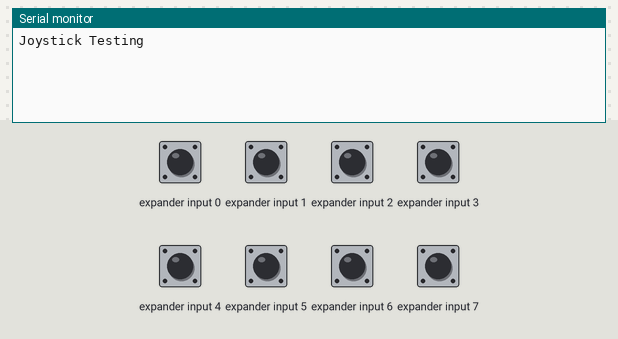
Simulated run of this sketch. Board: Arduino Uno, built with avr-gcc and run on an emulated ATmega328P. On the bench: the last lines printed to the serial monitor. Wiring (inferred from the names in the program): PCF8574 port expander at I2C address 0x20. The inputs (shaded band) are chosen by the test bench; at power-on: expander input 0–7 HIGH.

Above: at 1.2 s.
1.3 s: expander input 0 pulled LOW for 0.15 s
At 2.5 s:
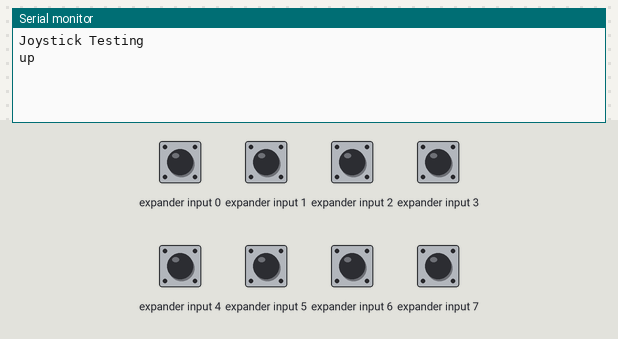
2.9 s: expander input 1 pulled LOW for 0.15 s
At 3.7 s:
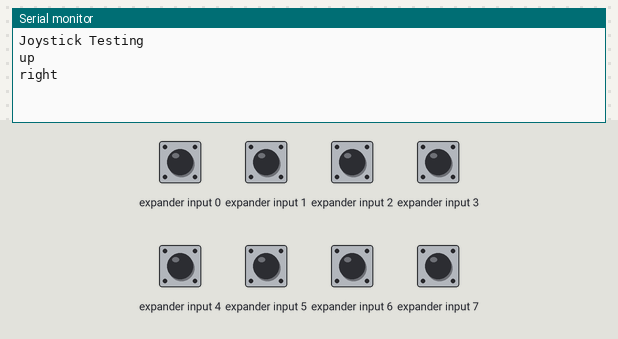
4.5 s: expander input 2 pulled LOW for 0.15 s
At 5.0 s:
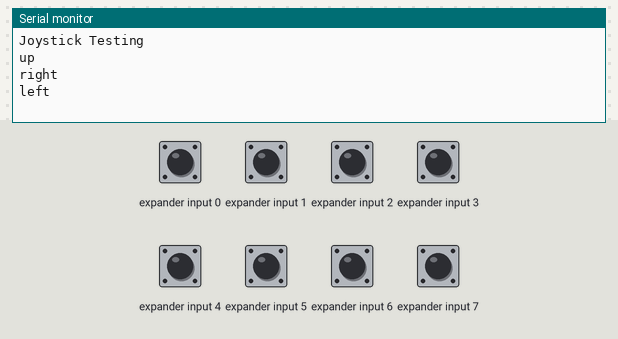
6.1 s: expander input 3 pulled LOW for 0.15 s
At 7.3 s:
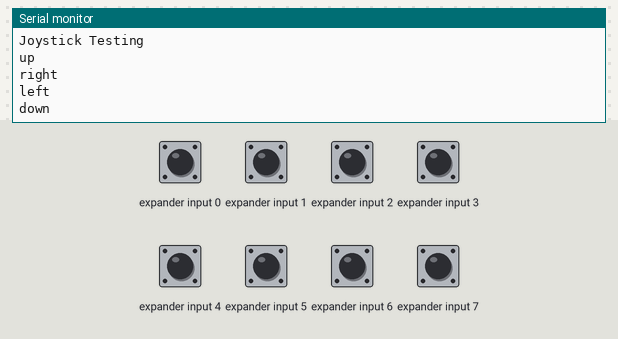
7.7 s: expander input 4 pulled LOW for 0.15 s
At 8.6 s:
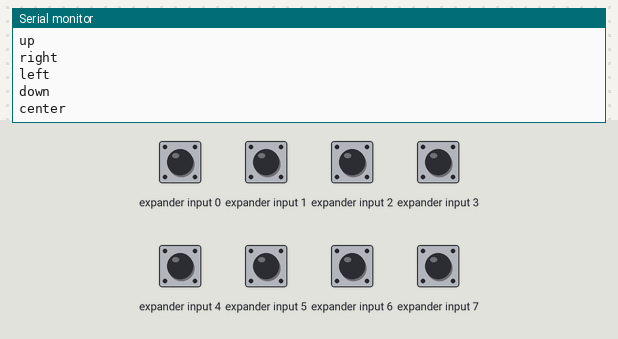
9.3 s: expander input 0 driven LOW and expander input 1 driven LOW
At 9.8 s:
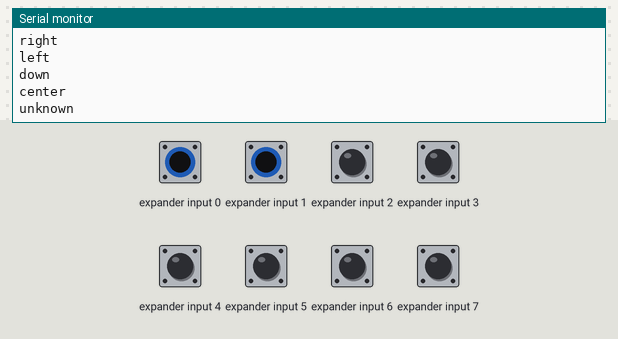

The sketch:

02_Joystick_Testing.ino
```cpp
#include <Wire.h>

#define Addr 0x20

#define beep_on PCF8574Write(0xDF & PCF8574Read())
#define beep_off PCF8574Write(0x20 | PCF8574Read())

byte value;

void setup() {
  Serial.begin(115200);
  Serial.println("Joystick Testing");
  Wire.begin();
}

void loop() {
  PCF8574Write(0x1F | PCF8574Read());
  value = PCF8574Read() | 0xE0;
  if (value != 0xFF) {
    beep_on;
    switch (value) {
      case 0xFE:
        Serial.println("up");
        break;
      case 0xFD:
        Serial.println("right");
        break;
      case 0xFB:
        Serial.println("left");
        break;
      case 0xF7:
        Serial.println("down");
        break;
      case 0xEF:
        Serial.println("center");
        break;
      default:
        Serial.println("unknown");
    }
    while (value != 0xFF) {
      PCF8574Write(0x1F | PCF8574Read());
      value = PCF8574Read() | 0xE0;
      delay(10);
    }
    beep_off;
  }
}

void PCF8574Write(byte data) {
  Wire.beginTransmission(Addr);
  Wire.write(data);
  Wire.endTransmission();
}

byte PCF8574Read() {
  int data = -1;
  Wire.requestFrom(Addr, 1);
  if (Wire.available()) {
    data = Wire.read();
  }
  return data;
}
```

Measured:
- after the input at 1.3 s, the serial monitor: prints a new line at once (image 1)
- after the input at 2.9 s, the serial monitor: prints a new line at once (image 2)
- after the input at 4.5 s, the serial monitor: prints a new line at once (image 3)
- after the input at 6.1 s, the serial monitor: prints a new line at once (image 4)
- after the input at 7.7 s, the serial monitor: prints a new line at once (image 5)
- after the input at 9.3 s, the serial monitor: prints a new line at once (image 6)
